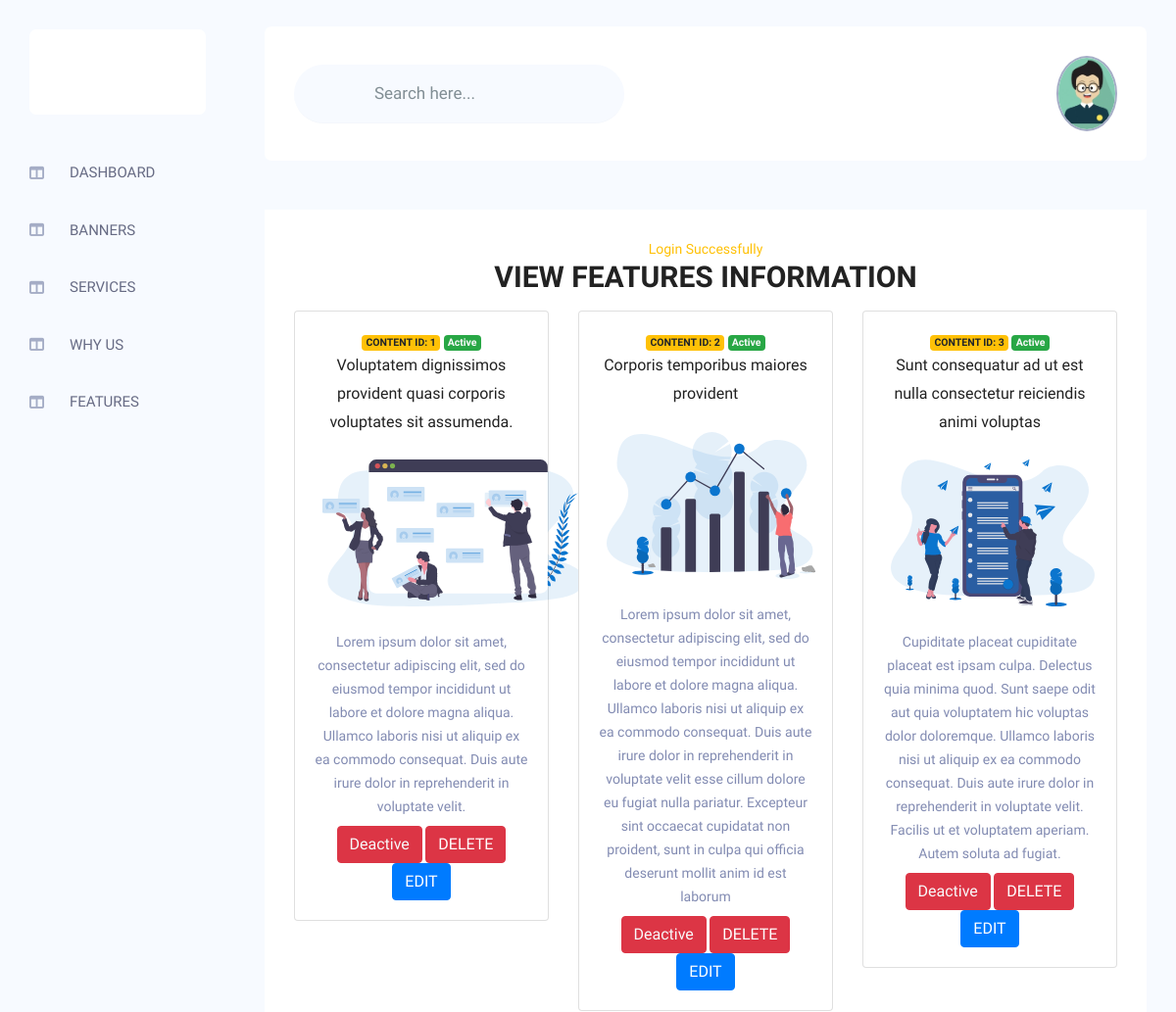
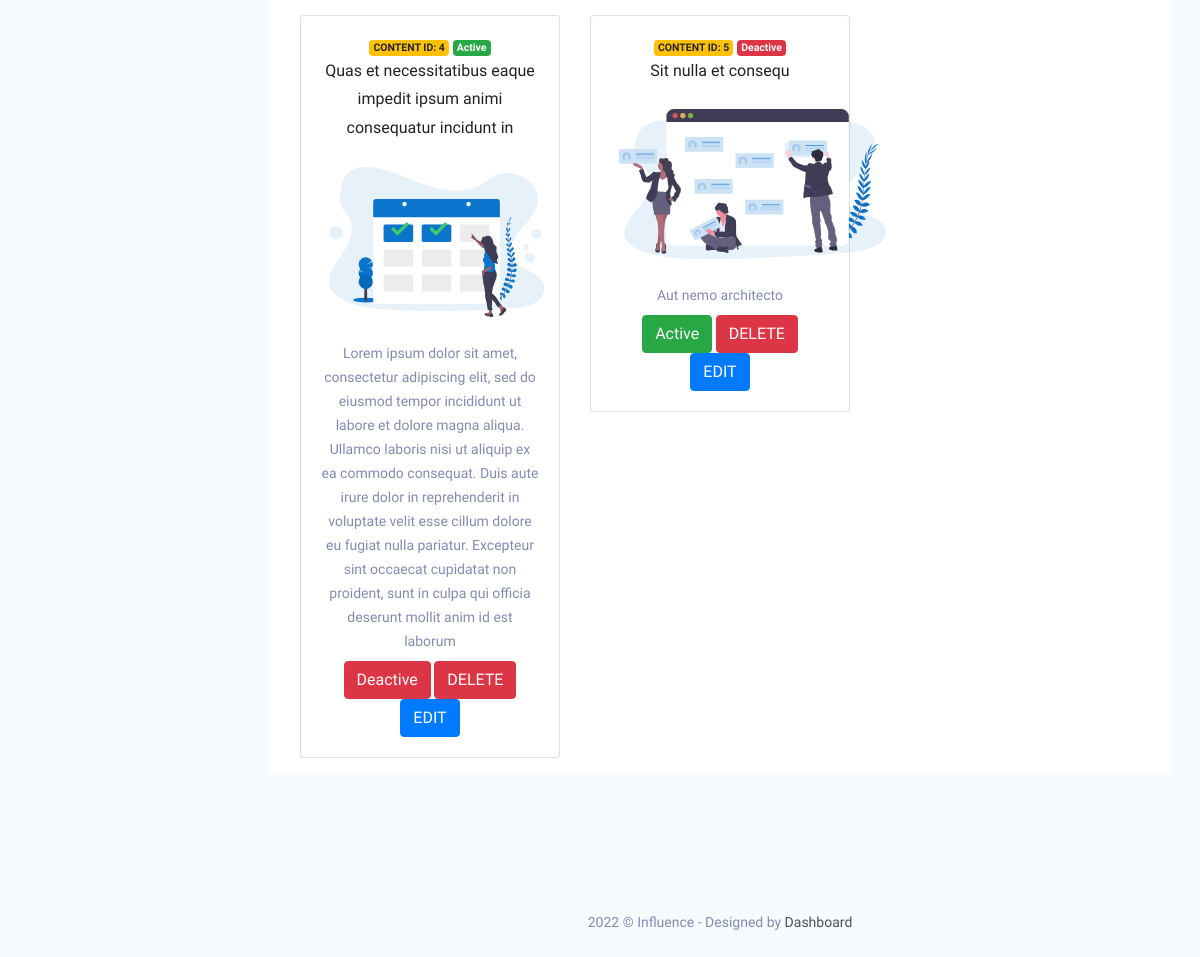
Screenshot of /dashboard/view_features.php (signed in) with the database file from the repository (2 pictures, top to bottom).
### tables this page shows
CREATE TABLE `users` (
  `id` int(11) NOT NULL,
  `name` varchar(200) NOT NULL,
  `email` varchar(100) NOT NULL,
  `password` varchar(200) NOT NULL,
  `profile_img` varchar(200) NOT NULL,
  `status` tinyint(1) NOT NULL DEFAULT '1'
);

CREATE TABLE `features` (
  `id` int(11) NOT NULL,
  `picture` varchar(255) NOT NULL,
  `title` varchar(255) NOT NULL,
  `details` longtext NOT NULL,
  `status` tinyint(2) NOT NULL DEFAULT '1'
);

### dashboard/view_features.php (the view, shortened to what this page needs)
<?php
include_once './include/header.php';
$_ftop_select = "SELECT * FROM features ORDER BY id ASC";
$_ftop_query = mysqli_query($_conn, $_ftop_select);
$_ftop_fetch = mysqli_fetch_all($_ftop_query, 1);
?>
<div class="main_content_iner ">
    <div class="container-fluid plr_30 body_white_bg pt_30">
        <div class="text-center mb-3">
            <span class="text-warning my-5">
                <?= isset($_SESSION['success']) ? $_SESSION['success'] : '' ?>
            </span>
            <h2>VIEW FEATURES INFORMATION</h2>
        </div>
        <div class="row">
            <?php
            foreach ($_ftop_fetch as $_key => $_ftop) {
            ?>
                <div class="col-sm-4 mb-3 text-center">
                    <div class="card">
                        <div class="card-body">
                            <p class="text-uppercase badge badge-warning">content id: <?= ++$_key ?></p>
                            <p class="badge <?= $_ftop['status'] == 1 ? 'badge-success' : 'badge-danger' ?> text-light"><?= $_ftop['status'] == 1 ? 'Active' : 'Deactive' ?></p>
                            <h5 class="card-title"><?= $_ftop['title'] ?></h5>
                            <div class="m-2 my-4">
                                <img src="../img/features/<?= $_ftop['picture'] ?>" alt="<?= $_ftop['title'] ?>" height="150px">
                            </div>
                            <p class="card-text mb-2"><?= $_ftop['details'] ?></p>
                            <a href="../controller/features_status.php?id=<?= $_ftop['id'] ?>" class="btn <?= $_ftop['status'] == 1 ? 'btn-danger' : 'btn-success' ?> text-light"><?= $_ftop['status'] == 1 ? 'Deactive' : 'Active' ?></a>
                            <a href="../controller/delete_features.php?id=<?= $_ftop['id'] ?>" class="btn btn-danger">DELETE</a>
                            <a href="./edit_features.php?id=<?= $_ftop['id'] ?>" class="btn btn-primary">EDIT</a>
                        </div>
                    </div>
                </div>
            <?php
            }
            ?>
        </div>
    </div>
</div>
<?php
include_once './include/footer.php';

### dashboard/include/header.php (shortened to what this page needs)
<?php
include_once '../inc/env.php';
$_user_id = $_SESSION['user_id'];
$_select = "SELECT name, email, profile_img from users WHERE id = '$_user_id'";
$_query = mysqli_query($_conn, $_select);
$_fetch = mysqli_fetch_assoc($_query);
?>
<!DOCTYPE html>
<html lang="zxx">
<head>
    <link rel="stylesheet" href="css/bootstrap.min.css" />
    <link rel="stylesheet" href="css/themify-icons.css" />
    <link rel="stylesheet" href="css/select2.min.css" />
    <link rel="stylesheet" href="css/nice-select.css" />
    <link rel="stylesheet" href="css/gijgo.min.css" />
    <link rel="stylesheet" href="./new_card/new_card.scss" />
    <link rel="stylesheet" href="css/all.min.css" />
    <link rel="stylesheet" href="css/tagsinput.css" />
    <link rel="stylesheet" href="https://cdnjs.cloudflare.com/ajax/libs/font-awesome/6.0.0-beta3/css/all.min.css" />
    <link rel="stylesheet" href="css/summernote-bs4.css" />
    <link rel="stylesheet" href="css/morris.css">
    <link rel="stylesheet" href="css/material-icons.css" />
    <link rel="stylesheet" href="css/metisMenu.css">
    <link rel="stylesheet" href="css/style.css" />
</head>
<body class="crm_body_bg">
    <nav class="sidebar">
        <div class="logo d-flex justify-content-between">
        </div>
        <ul id="sidebar_menu" class="text-uppercase">
            <li class="">
                <a href="#" aria-expanded="true">
                    <i class="fas fa-columns"></i>
                    <span>dashboard</span>
                </a>
            </li>
            <li class=" ">
                <a href="#" aria-expanded="true">
                    <i class="fas fa-columns"></i>
                    <span>Banners</span>
                </a>
            </li>
            <li class=" ">
                <a href="#" aria-expanded="true">
                    <i class="fas fa-columns"></i>
                    <span>Services</span>
                </a>
            </li>
            <li class=" ">
                <a href="#" aria-expanded="true">
                    <i class="fas fa-columns"></i>
                    <span>WHY US</span>
                </a>
            </li>
            <li class=" ">
                <a href="#" aria-expanded="true">
                    <i class="fas fa-columns"></i>
                    <span>Features</span>
                </a>
            </li>
        </ul>
    </nav>
    <section class="main_content dashboard_part">
        <div class="container-fluid no-gutters">
            <div class="row">
                <div class="col-lg-12 p-0">
                    <div class="header_iner d-flex justify-content-between align-items-center">
                        <div class="serach_field-area">
                            <div class="search_inner">
                                <form action="#">
                                    <div class="search_field">
                                        <input type="text" placeholder="Search here...">
                                    </div>
                                    <button type="submit"> <img src="img/icon/icon_search.svg" alt=""> </button>
                                </form>
                            </div>
                        </div>
                        <div class="header_right d-flex justify-content-between align-items-center">
                            <div class="header_notification_warp d-flex align-items-center">
                                <li>
                                </li>
                            </div>
                            <div class="profile_info">
                                <img src="../img/avatar/<?= $_fetch['profile_img'] ?>" alt="#">
                            </div>
                        </div>
                    </div>
                </div>
            </div>
        </div>

### rows the page displays
users: profile_img (picture)
features: status "Active", title "Voluptatem dignissimos provident quasi corporis voluptates sit assumenda.", picture (picture), details "Lorem ipsum dolor sit amet, consectetur adipiscing elit, sed do eiusmod tempor incididunt ut labore et dolore magna aliqua. Ullamco laboris nisi ut aliquip ex ea commodo consequat. Duis aute irure dolor in reprehenderit in voluptate velit."
features: status "Active", title "Corporis temporibus maiores provident", picture (picture), details "Lorem ipsum dolor sit amet, consectetur adipiscing elit, sed do eiusmod tempor incididunt ut labore et dolore magna aliqua. Ullamco laboris nisi ut aliquip ex ea commodo consequat. Duis aute irure dolor in reprehenderit in voluptate velit esse cillum dolore eu fugiat nulla pariatur. Excepteur sint occaecat cupidatat non proident, sunt in culpa qui officia deserunt mollit anim id est laborum"
features: status "Active", title "Sunt consequatur ad ut est nulla consectetur reiciendis animi voluptas", picture (picture), details "Cupiditate placeat cupiditate placeat est ipsam culpa. Delectus quia minima quod. Sunt saepe odit aut quia voluptatem hic voluptas dolor doloremque. Ullamco laboris nisi ut aliquip ex ea commodo consequat. Duis aute irure dolor in reprehenderit in voluptate velit. Facilis ut et voluptatem aperiam. Autem soluta ad fugiat."
features: status "Active", title "Quas et necessitatibus eaque impedit ipsum animi consequatur incidunt in", picture (picture), details "Lorem ipsum dolor sit amet, consectetur adipiscing elit, sed do eiusmod tempor incididunt ut labore et dolore magna aliqua. Ullamco laboris nisi ut aliquip ex ea commodo consequat. Duis aute irure dolor in reprehenderit in voluptate velit esse cillum dolore eu fugiat nulla pariatur. Excepteur sint occaecat cupidatat non proident, sunt in culpa qui officia deserunt mollit anim id est laborum"
features: status "Deactive", title "Sit nulla et consequ", picture (picture), details "Aut nemo architecto"

### other values shown
$_SESSION['success'] "Login Successfully"
